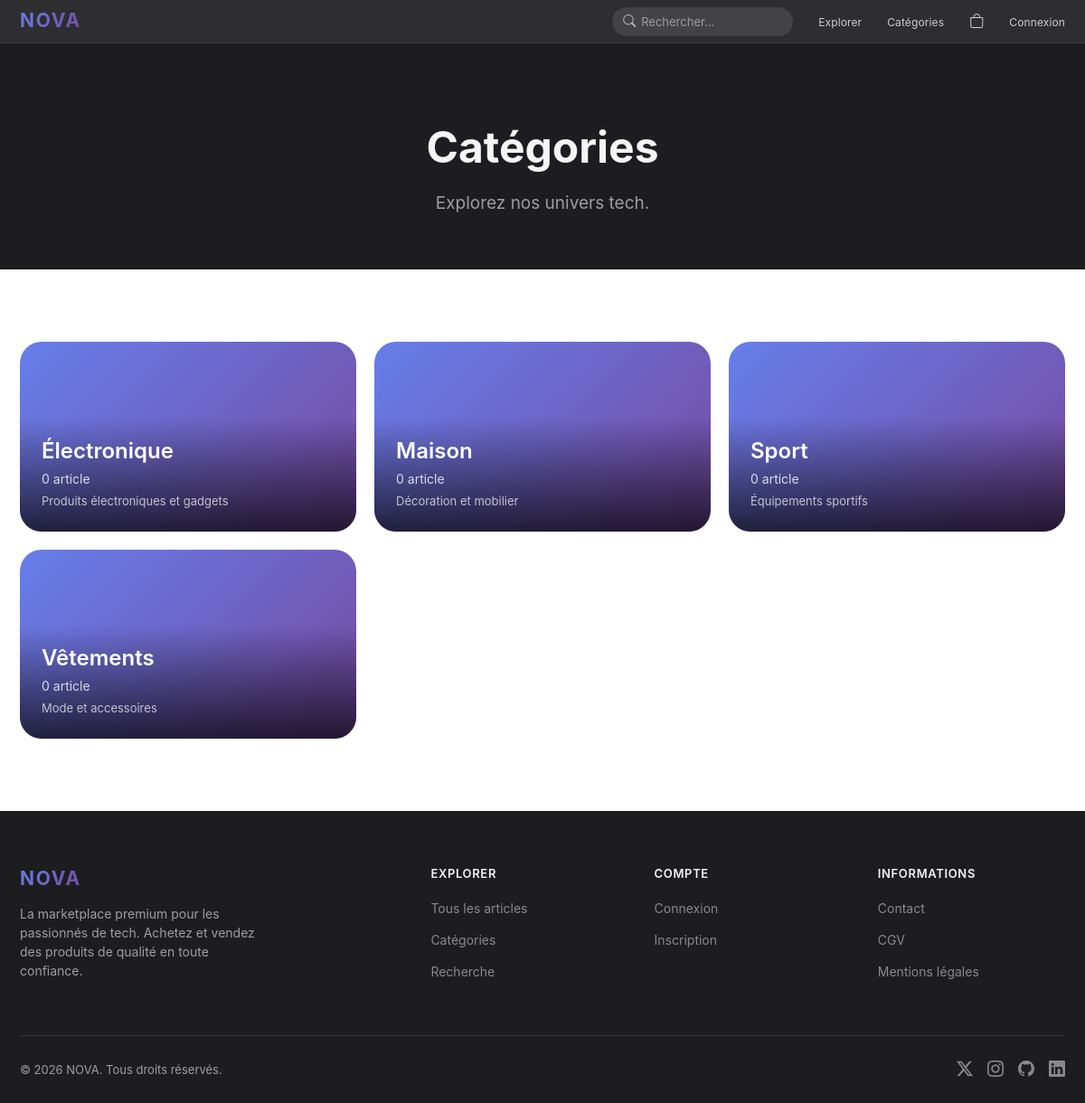
The app's page /categories.php, older data.
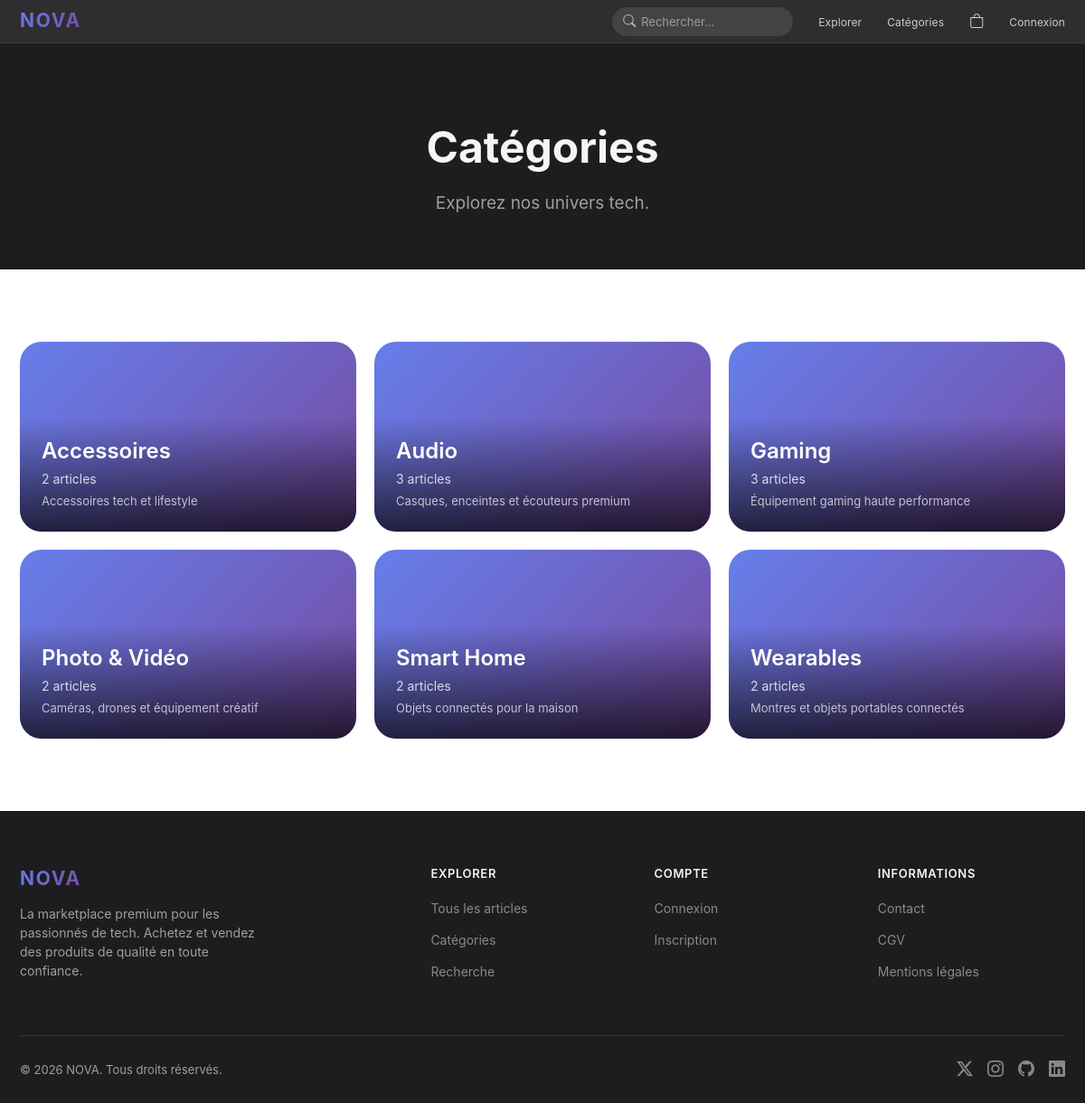
The same page, newer data.
### tables this page shows
CREATE TABLE categories (
    id INT AUTO_INCREMENT PRIMARY KEY,
    nom VARCHAR(100) NOT NULL,
    description TEXT,
    image VARCHAR(255)
);

### config/init.php (called while the page is built, shortened)
<?php
function isLoggedIn(): bool {
    return isset($_SESSION['user_id']);
}
function sanitize(string $data): string {
    return htmlspecialchars(strip_tags(trim($data)), ENT_QUOTES, 'UTF-8');
}

### categories.php (the view, shortened to what this page needs)
<?php
require_once 'config/init.php';
$stmt = $pdo->query("
    SELECT c.*, COUNT(a.id) as nb_articles
    FROM categories c
    LEFT JOIN articles a ON c.id = a.categorie_id
    GROUP BY c.id
    ORDER BY c.nom
");
$categories = $stmt->fetchAll();
require_once 'includes/header.php';
?>
<div class="page-hero">
    <div class="container">
        <h1 class="fade-in">Catégories</h1>
        <p class="fade-in">Explorez nos univers tech.</p>
    </div>
</div>
<section class="section">
    <div class="container-wide">
        <div class="category-grid stagger-children">
            <?php foreach ($categories as $cat): ?>
            <a href="categorie.php?id=<?= $cat['id'] ?>" class="category-card">
                <?php if ($cat['image'] && file_exists("uploads/categories/{$cat['image']}")): ?>
                    <img src="uploads/categories/<?= sanitize($cat['image']) ?>" alt="<?= sanitize($cat['nom']) ?>">
                <?php else: ?>
                    <div style="position: absolute; inset: 0; background: var(--gradient-1);"></div>
                <?php endif; ?>
                <div class="category-info">
                    <h3><?= sanitize($cat['nom']) ?></h3>
                    <p><?= $cat['nb_articles'] ?> article<?= $cat['nb_articles'] > 1 ? 's' : '' ?></p>
                    <?php if ($cat['description']): ?>
                        <p style="margin-top: 4px; font-size: 13px; opacity: 0.7;"><?= sanitize(substr($cat['description'], 0, 80)) ?></p>
                    <?php endif; ?>
                </div>
            </a>
            <?php endforeach; ?>
        </div>
    </div>
</section>
<?php require_once 'includes/footer.php'; ?>

### includes/header.php (shortened to what this page needs)
<!DOCTYPE html>
<html lang="fr">
<head>
    <link rel="stylesheet" href="https://cdn.jsdelivr.net/npm/bootstrap-icons@1.11.3/font/bootstrap-icons.min.css">
    <link rel="stylesheet" href="<?= SITE_URL ?>/assets/css/style.css">
</head>
<body>
<nav class="nav">
    <div class="nav-inner">
        <a href="<?= SITE_URL ?>/" class="nav-logo"><span>NOVA</span></a>
        <ul class="nav-links">
            <li>
                <form class="nav-search-form" action="<?= SITE_URL ?>/recherche.php" method="GET">
                    <button type="submit"><i class="bi bi-search"></i></button>
                    <input type="text" name="q" placeholder="Rechercher..." autocomplete="off">
                </form>
            </li>
            <li><a href="<?= SITE_URL ?>/produits.php">Explorer</a></li>
            <li><a href="<?= SITE_URL ?>/categories.php">Catégories</a></li>
            <li>
                <a href="<?= SITE_URL ?>/panier.php" class="nav-icon">
                    <i class="bi bi-bag"></i>
                </a>
            </li>
            <?php if (isLoggedIn()): ?>
                <li>
                    <a href="<?= SITE_URL ?>/compte.php" class="nav-icon" title="<?= sanitize($_SESSION['username']) ?>">
                        <i class="bi bi-person-circle"></i>
                    </a>
                </li>
                <?php if (isAdmin()): ?>
                    <li><a href="<?= SITE_URL ?>/admin/" class="nav-icon"><i class="bi bi-gear"></i></a></li>
                <?php endif; ?>
                <li><a href="<?= SITE_URL ?>/deconnexion.php" class="nav-icon"><i class="bi bi-box-arrow-right"></i></a></li>
            <?php else: ?>
                <li><a href="<?= SITE_URL ?>/connexion.php">Connexion</a></li>
            <?php endif; ?>
        </ul>
    </div>
</nav>

### includes/footer.php (shortened to what this page needs)
<footer class="footer">
    <div class="container-wide">
        <div class="footer-grid">
            <div class="footer-brand">
                <a href="<?= SITE_URL ?>/" class="nav-logo"><span>NOVA</span></a>
                <p>La marketplace premium pour les passionnés de tech. Achetez et vendez des produits de qualité en toute confiance.</p>
            </div>
            <div>
                <h4>Explorer</h4>
                <ul>
                    <li><a href="<?= SITE_URL ?>/produits.php">Tous les articles</a></li>
                    <li><a href="<?= SITE_URL ?>/categories.php">Catégories</a></li>
                    <li><a href="<?= SITE_URL ?>/recherche.php">Recherche</a></li>
                </ul>
            </div>
            <div>
                <h4>Compte</h4>
                <ul>
                    <?php if (isLoggedIn()): ?>
                        <li><a href="<?= SITE_URL ?>/compte.php">Mon profil</a></li>
                        <li><a href="<?= SITE_URL ?>/commandes.php">Mes factures</a></li>
                        <li><a href="<?= SITE_URL ?>/vendre.php">Vendre un article</a></li>
                    <?php else: ?>
                        <li><a href="<?= SITE_URL ?>/connexion.php">Connexion</a></li>
                        <li><a href="<?= SITE_URL ?>/inscription.php">Inscription</a></li>
                    <?php endif; ?>
                </ul>
            </div>
            <div>
                <h4>Informations</h4>
                <ul>
                    <li><a href="<?= SITE_URL ?>/contact.php">Contact</a></li>
                    <li><a href="<?= SITE_URL ?>/cgv.php">CGV</a></li>
                    <li><a href="<?= SITE_URL ?>/mentions-legales.php">Mentions légales</a></li>
                </ul>
            </div>
        </div>
        <div class="footer-bottom">
            <p>&copy; <?= date('Y') ?> <?= SITE_NAME ?>. Tous droits réservés.</p>
            <div class="footer-social">
                <a href="#"><i class="bi bi-twitter-x"></i></a>
                <a href="#"><i class="bi bi-instagram"></i></a>
                <a href="#"><i class="bi bi-github"></i></a>
                <a href="#"><i class="bi bi-linkedin"></i></a>
            </div>
        </div>
    </div>
</footer>
</body>
</html>

Row changes from the older to the newer data that the page shows:
removed categories: nom "Électronique", nb_articles "0", description "Produits électroniques et gadgets"
removed categories: nom "Maison", nb_articles "0", description "Décoration et mobilier"
removed categories: nom "Sport", nb_articles "0", description "Équipements sportifs"
removed categories: nom "Vêtements", nb_articles "0", description "Mode et accessoires"
added categories: image "accessoires.jpg" (drawn), nom "Accessoires", nb_articles "2", description "Accessoires tech et lifestyle"
added categories: image "audio.jpg" (drawn), nom "Audio", nb_articles "3", description "Casques, enceintes et écouteurs premium"
added categories: image "gaming.jpg" (drawn), nom "Gaming", nb_articles "3", description "Équipement gaming haute performance"
added categories: image "photo.jpg" (drawn), nom "Photo & Vidéo", nb_articles "2", description "Caméras, drones et équipement créatif"
added categories: image "smarthome.jpg" (drawn), nom "Smart Home", nb_articles "2", description "Objets connectés pour la maison"
added categories: image "wearables.jpg" (drawn), nom "Wearables", nb_articles "2", description "Montres et objets portables connectés"
